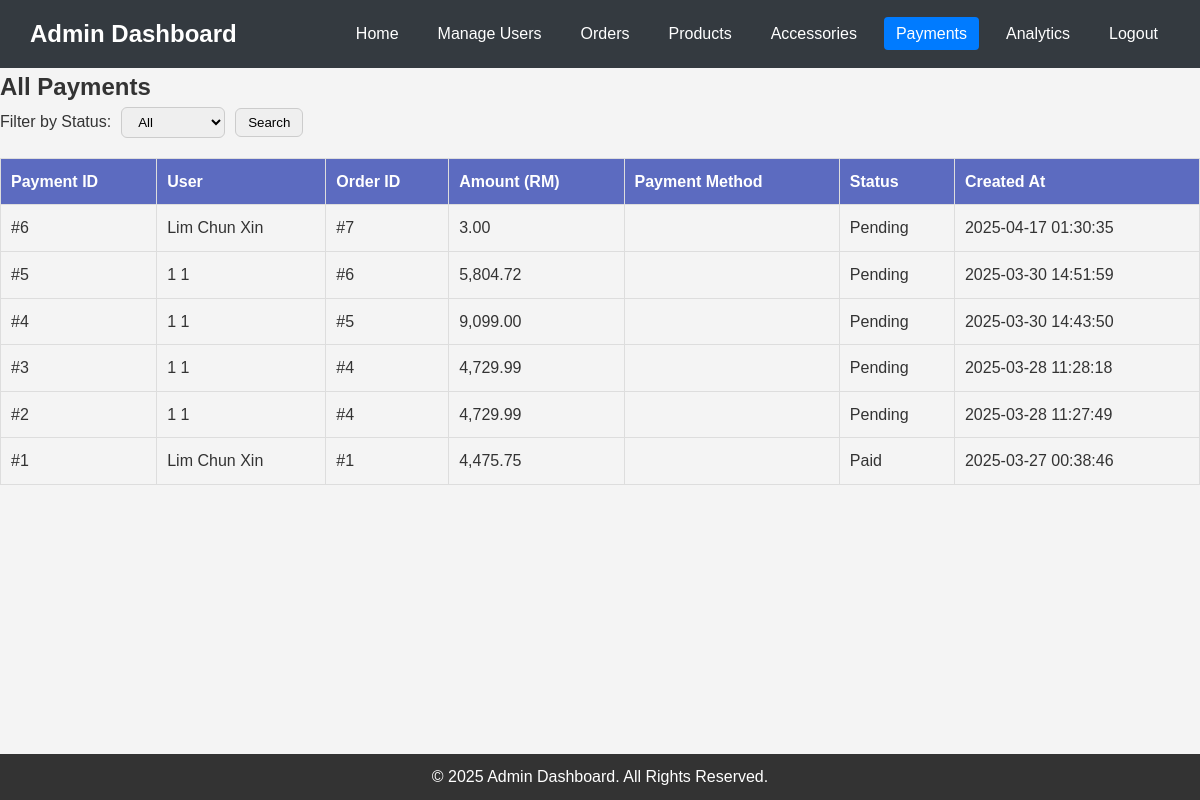
Page /admin/adminpage/payments.php on the committed database.
### tables this page shows
CREATE TABLE `payments` (
  `id` int(11) NOT NULL,
  `order_id` int(11) DEFAULT NULL,
  `user_id` int(11) DEFAULT NULL,
  `amount` decimal(10,2) NOT NULL,
  `payment_method` varchar(50) NOT NULL,
  `status` enum('Pending','Paid','Failed','Refunded') DEFAULT 'Pending',
  `created_at` timestamp NOT NULL DEFAULT current_timestamp()
);

CREATE TABLE `users` (
  `id` int(11) NOT NULL,
  `username` varchar(50) NOT NULL,
  `first_name` varchar(50) NOT NULL,
  `last_name` varchar(50) NOT NULL,
  `email` varchar(100) NOT NULL,
  `phone_number` varchar(20) NOT NULL,
  `address` text NOT NULL,
  `password` varchar(255) NOT NULL,
  `created_at` timestamp NOT NULL DEFAULT current_timestamp(),
  `safe_key_question` varchar(255) NOT NULL,
  `safe_key_answer` varchar(255) NOT NULL,
  `role` enum('admin','user') NOT NULL DEFAULT 'user'
);

CREATE TABLE `orders` (
  `id` int(11) NOT NULL,
  `user_id` int(11) DEFAULT NULL,
  `total_price` decimal(10,2) NOT NULL,
  `delivery_method` enum('Delivery','Collection') NOT NULL,
  `status` enum('Pending','Processing','Shipped','Delivered','Cancelled') DEFAULT 'Pending',
  `created_at` timestamp NOT NULL DEFAULT current_timestamp()
);

### admin/adminpage/payments.php (the view, shortened to what this page needs)
<?php
include __DIR__ . "../../../backend/db_connect.php";
$sql = "SELECT p.*, u.first_name, u.last_name, o.id AS order_number
        FROM payments p
        LEFT JOIN users u ON p.user_id = u.id
        LEFT JOIN orders o ON p.order_id = o.id";
$sql .= " ORDER BY p.created_at DESC";
$stmt = $conn->prepare($sql);
$stmt->execute();
$payments_result = $stmt->get_result();
?>
<!DOCTYPE html>
<html lang="en">
<head>
    <link rel="stylesheet" href="../adminstyle/payment.css">
</head>
<body>
    <header>
        <div class="logo">
            <h1>Admin Dashboard</h1>
        </div>
        <nav>
            <ul>
                <li><a href="MainPage.php">Home</a></li>
                <li><a href="manageUsers.php">Manage Users</a></li>
                <li><a href="orders.php">Orders</a></li>
                <li><a href="products.php">Products</a></li>
                <li><a href="accessories.php">Accessories</a></li>
                <li><a href="payments.php" class="active">Payments</a></li>
                <li><a href="analytics.php">Analytics</a></li>
                <li><a href="../../backend/admin/authenticate/logout.php">Logout</a></li>
            </ul>
        </nav>
    </header>
    <section class="user-management">
        <h2>All Payments</h2>
        <form class="filter-form" method="get">
            <label for="status">Filter by Status:</label>
            <select name="status" id="status">
                <option value="">All</option>
            </select>
            <button type="submit">Search</button>
        </form>
        <?php if ($payments_result->num_rows > 0): ?>
        <table>
            <thead>
                <tr>
                    <th>Payment ID</th>
                    <th>User</th>
                    <th>Order ID</th>
                    <th>Amount (RM)</th>
                    <th>Payment Method</th>
                    <th>Status</th>
                    <th>Created At</th>
                </tr>
            </thead>
            <tbody>
                <?php while ($payment = $payments_result->fetch_assoc()): ?>
                <tr>
                    <td>#<?= $payment['id'] ?></td>
                    <td><?= $payment['first_name'] . " " . $payment['last_name'] ?></td>
                    <td>#<?= $payment['order_number'] ?></td>
                    <td><?= number_format($payment['amount'], 2) ?></td>
                    <td><?= $payment['payment_method'] ?></td>
                    <td><?= $payment['status'] ?></td>
                    <td><?= $payment['created_at'] ?></td>
                </tr>
                <?php endwhile; ?>
            </tbody>
        </table>
        <?php else: ?>
        <p>No payment records found.</p>
        <?php endif; ?>
    </section>
    <footer>
        <p>&copy; 2025 Admin Dashboard. All Rights Reserved.</p>
    </footer>
</body>
</html>

### admin/adminstyle/payment.css (style rules this page uses)
* { margin: 0; padding: 0; box-sizing: border-box; }
body { font-family: Arial, sans-serif; background-color: #f4f4f4; color: #333; line-height: 1.6; }
header { background-color: #343a40; color: #fff; padding: 15px 30px; display: flex; justify-content: space-between; align-items: center; }
header .logo h1 { font-size: 24px; }
nav ul { list-style: none; display: flex; gap: 15px; }
nav ul li a { color: #fff; text-decoration: none; padding: 8px 12px; border-radius: 4px; transition: background-color 0.3s; }
nav ul li a.active { background-color: #007bff; color: #fff; }
table { width: 100%; border-collapse: collapse; margin-top: 20px; }
table th, table td { padding: 10px; text-align: left; border: 1px solid #ddd; }
table th { background-color: #5C6BC0; color: white; }
.filter-form { margin-bottom: 20px; display: flex; gap: 10px; align-items: center; }
.filter-form select, .filter-form button { padding: 6px 12px; border-radius: 6px; border: 1px solid #ccc; }
footer { background-color: #333; color: white; text-align: center; padding: 10px 0; position: fixed; bottom: 0; width: 100%; }

### rows in the picture
payments: id "6", user.first_name "Lim", user.last_name "Chun Xin", order "7", amount "3.00", status "Pending", created_at "2025-04-17 01:30:35"
payments: id "5", user.first_name "1", user.last_name "1", order "6", amount "5,804.72", status "Pending", created_at "2025-03-30 14:51:59"
payments: id "4", user.first_name "1", user.last_name "1", order "5", amount "9,099.00", status "Pending", created_at "2025-03-30 14:43:50"
payments: id "3", user.first_name "1", user.last_name "1", order "4", amount "4,729.99", status "Pending", created_at "2025-03-28 11:28:18"
payments: id "2", user.first_name "1", user.last_name "1", order "4", amount "4,729.99", status "Pending", created_at "2025-03-28 11:27:49"
payments: id "1", user.first_name "Lim", user.last_name "Chun Xin", order "1", amount "4,475.75", status "Paid", created_at "2025-03-27 00:38:46"
